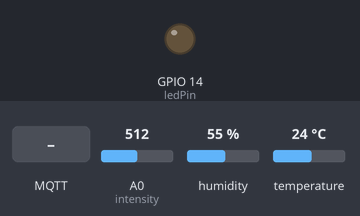
A sketch run on a simulated ESP8266 (NodeMCU). Shown: output pins drawn as LEDs (lit = HIGH). The inputs (shaded band) are chosen by the test bench; at power-on: A0 (intensity) = 512, humidity 55 %, temperature 24 °C. WiFi joins after 1.5 s; servers stay silent unless stated; random numbers use the default seed unless the sketch sets one; no MQTT or app messages arrive unless stated; what the sketch prints to the serial monitor is not drawn.

Above: at 2.7 s.
2.8 s: MQTT message "1" arrives on the first subscribed topic
At 7.7 s:
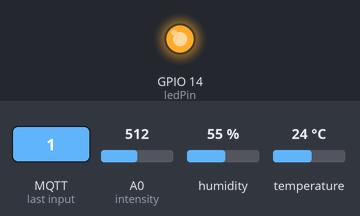
8.0 s: MQTT message "0" arrives on the first subscribed topic
At 12.9 s:
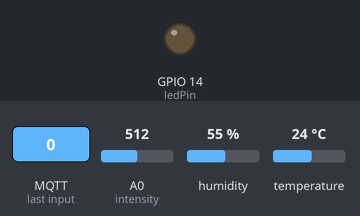
Timing chart, 0 to 14.4 s (numbered marks = the images above; inputs shaded):
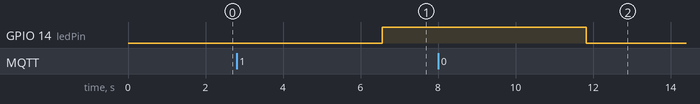

Measured:
- after the input at 2.8 s, GPIO 14 (ledPin): LOW → HIGH after 3.8 s
- after the input at 8.0 s, GPIO 14 (ledPin): HIGH → LOW after 3.8 s

The sketch:

final.ino
```cpp
#include <ESP8266WiFi.h>
#include <PubSubClient.h>
#include <DHT.h>

#define DHTTYPE DHT11   // DHT 11
#define DHTPIN 12 // Digital pin connected to the DHT sensor(Serial GPIO12)
DHT dht(DHTPIN, DHTTYPE);

#define ledPin 14   // Digital pin connected to the led (Serial GPIO14)
#define lightsensor 5   // Digital pin connected to the light sensor (Serial GPIO05)
#define intensity A0    // Digital pin connected to the gas sensor (Serial ADC)

// Update these with values suitable for your network.
/*const char* ssid = "NOVA P3";  // WiFi username
  const char* password = "123456789"; // WiFi password
  const char* mqtt_server = "192.168.43.221";  // MQTT address
  const char* userName = "pi";  // MQTT username
  const char* passWord = "123";   // MQTT password*/
const char* ssid = "Sieunhanhong";
const char* password = "0799696143";
//const char* mqtt_server = "192.168.43.221";
const char* mqtt_server = "broker.mqtt-dashboard.com";

WiFiClient espClient;
PubSubClient client(espClient);
long lastMsg = 0;
char msg[50];
int value = 0;

void setup_wifi() {

  //delay(10);
  // We start by connecting to a WiFi network
  Serial.println();
  Serial.print("Connecting to Wifi");
  //Serial.println(ssid);

  WiFi.begin(ssid, password);

  while (WiFi.status() != WL_CONNECTED) {
    delay(500);
    Serial.print(".");
  }

  randomSeed(micros());

  Serial.println("");
  Serial.println("WiFi connected");
  Serial.println("IP address: ");
  Serial.println(WiFi.localIP());
}
////print any message received for subscribed topic
void callback(char* topic, byte* payload, unsigned int length) {
  Serial.println("Message arrived [");
  Serial.print(topic);
  Serial.print("] ");
  for (int i = 0; i < length; i++) {
    Serial.print((char)payload[i]);
  }
  Serial.println();

  // Switch on the LED if an 1 was received as first character
  if ((char)payload[0] == '1') {
    digitalWrite(ledPin, HIGH);
    // Turn the LED on (Note that LOW is the voltage level
    Serial.println("Turn on light");
  } else {
    digitalWrite(ledPin, LOW);  // Turn the LED off by making the voltage HIGH
    Serial.println("Turn off light");
  }

}

void reconnect() {
  // Loop until we're reconnected
  while (!client.connected()) {
    Serial.print("Attempting MQTT connection...");
    // Create a random client ID
    String clientId = "ESP8266Client-";
    clientId += String(random(0xffff), HEX);
    // Attempt to connect
    //if (client.connect(clientId.c_str(), userName, passWord)) {
    if (client.connect(clientId.c_str())) {
      Serial.println("connected");
      client.subscribe("LIVINGROOM/FLASH_LIGHT/CONTROL");
    } else {
      Serial.print("failed, rc=");
      Serial.print(client.state());
      Serial.println(" try again in 5 seconds");
      // Wait 5 seconds before retrying
      delay(5000);
    }
  }
}

void setup() {

  pinMode(ledPin, OUTPUT);    //// initialize digital pin ledPin as an output.
  Serial.begin(9600); // Sets serial port for communication
  setup_wifi();
  dht.begin();
  client.setServer(mqtt_server, 1883); // connect to MQTT on gate 1883
  client.setCallback(callback); //Callback executed when message received
}

void loop() {

  if (!client.connected()) {
    reconnect();
  }
  client.loop();
  long now = millis();
  if (now - lastMsg > 2000) {
    lastMsg = now;

    //Light Sensor
    int val = analogRead(lightsensor);  //read the value from the sensor
    String msg;
    // If there is no light, the value is 0. Greater than value 50 is dark
    if (val > 50)
      msg = "0";
    else
      msg = "1";
    char message[58];
    msg.toCharArray(message, 58);
    Serial.println("LIVINGROOM/LIGHT");
    Serial.println(message);
    Serial.println("---------------------");
    client.publish("LIVINGROOM/LIGHT", message);  //publish value 0 or 1 to MQTT. Th network is "LIVINGROOM/LIGHT"

    //Gas sensor

    int val2 = analogRead(intensity);  ////read the value from the sensor
    String msg2;
    //If the value is less than 500, it has no gas. if greater than 500, is has gas in air.
    if (val2 < 500)
      msg2 = "0";
    else
      msg2 = "1";
    char message2[58];
    msg2.toCharArray(message2, 58);
    Serial.println("LIVINGROOM/GAS");
    Serial.println(message2);
    Serial.println("---------------------");
    client.publish("LIVINGROOM/GAS", message2); //publish value 0 or 1 to MQTT. The network is "LIVINGROOM/GAS"

    //Humidity and Temperature Sensor
    // read the Humidity value from the sensor
    int h = dht.readHumidity();
    // Read temperature as Celsius (the default)
    float t = dht.readTemperature();

    char message5[58];
    String msg5;
    msg5 = msg5 + h;
    Serial.println("LIVINGROOM/HUMIDITY");
    Serial.println(message5);
    Serial.println("---------------------");
    msg5.toCharArray(message5, 58);
    client.publish("LIVINGROOM/HUMIDITY", message5);// publish value of Humidity to MQTT. The network is LIVINGROOM/HUMIDITY. The value is from 0 to 100

    char message4[58];
    String msg4;
    msg4 = msg4 + t;
    msg4.toCharArray(message4, 58);
    Serial.println("LIVINGROOM/TEMPERATURE");
    Serial.println(message4);
    Serial.println("---------------------");
    client.publish("LIVINGROOM/TEMPERATURE", message4); // // publish value of Temperature to MQTT. The network is LIVINGROOM/TEMPERATURE. The value is from 0 to 100

    //Read the status of ledPin
    if ( digitalRead(ledPin) )
    {
      client.publish("LIVINGROOM/FLASH_LIGHT", "1"); // If the led pin is high the value send to MQTT is 1
      Serial.println("LIVINGROOM/FLASH_LIGHT");
      Serial.println("Light is on");
      Serial.println("---------------------");
    }

    else
    { client.publish("LIVINGROOM/FLASH_LIGHT", "0"); // If the led pin is low the value send to MQTT is 0
      Serial.println("LIVINGROOM/FLASH_LIGHT");
      Serial.println("Light is off");
      Serial.println("---------------------");
    }
  }
  delay(5000);
}
```
